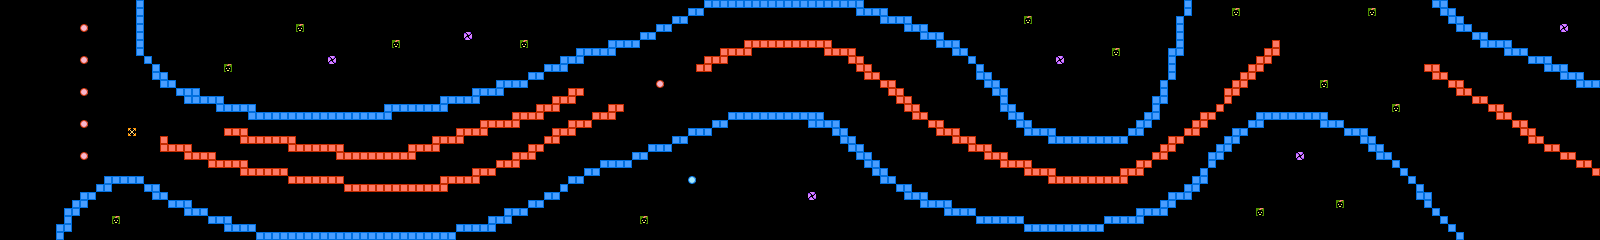

Rendered tile map (Tiled .tmx) drawn with the repository's tilesets; below, a short description and the map source with its tile grids summarised:
An orthogonal 200x30 tile map with 8x8 px tiles, 1 tile layer (layer), 2 tilesets.

<map version="1.0" orientation="orthogonal" width="200" height="30" tilewidth="8" tileheight="8">
 <tileset firstgid="1" name="chip" tilewidth="8" tileheight="8">
  <image source="chip.png" width="128" height="128" />
 </tileset>
 <tileset firstgid="257" name="chip" tilewidth="8" tileheight="8">
  <image source="../chip.png" width="128" height="128" />
 </tileset>
 <layer name="layer" width="200" height="30">
  <properties>
   <property name="object" value="true" />
  </properties>
  <data>[6000 cells, 709 non-empty, 7 distinct tile ids]</data>
 </layer>
</map>
